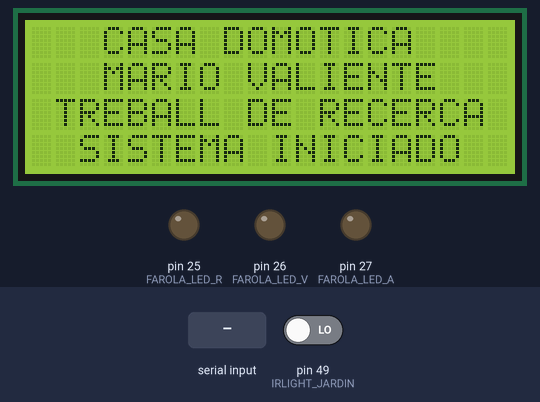
This sketch was run on a simulated Arduino Mega 2560, built with avr-gcc and run on an emulated ATmega2560. Parts: 20×4 character LCD, output pins drawn as LEDs (lit = HIGH). Wiring (inferred from the names in the program): DS3231 clock at I2C address 0x68. The inputs (shaded band) are chosen by the test bench; at power-on: pin 49 (IRLIGHT_JARDIN) LOW. The local clock reads 2024-03-15 10:24:30 at power-on unless the sketch sets it; what the sketch prints to the serial monitor is not drawn.

Above: at 2.3 s.
2.4 s: "149" received over the second serial link
At 3.6 s:
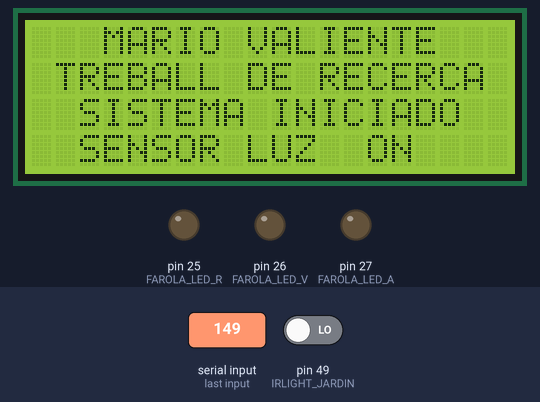
4.2 s: pin 49 (IRLIGHT_JARDIN) driven HIGH
At 5.2 s:
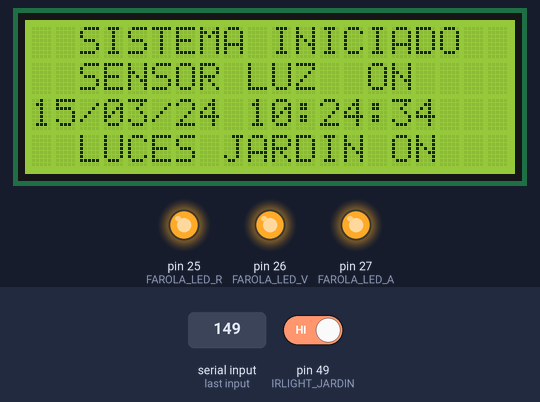
5.8 s: "049" received over the second serial link
At 7.3 s:
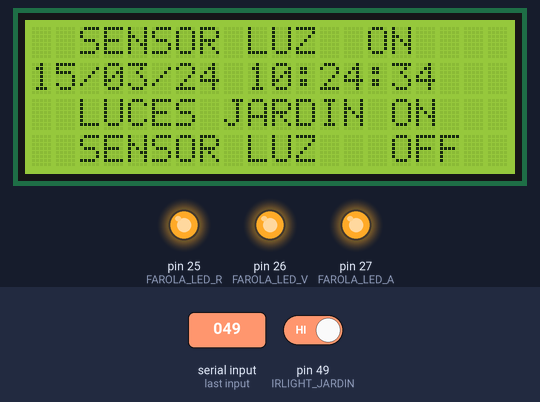
7.6 s: "149" received over the second serial link
At 8.8 s:
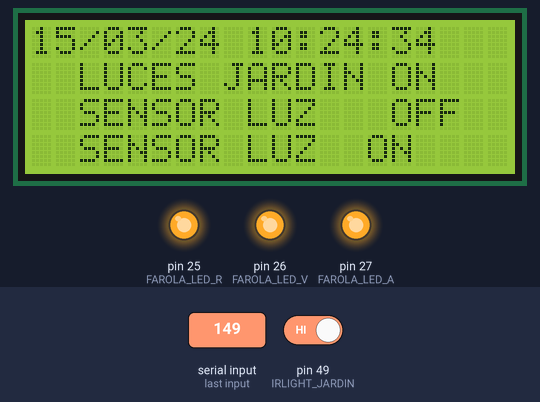
9.4 s: pin 49 (IRLIGHT_JARDIN) driven LOW
At 10.4 s:
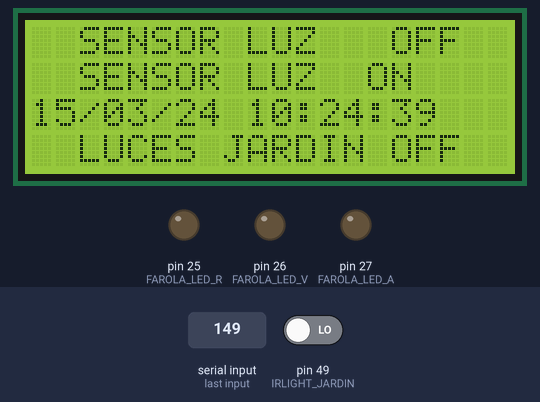
11.0 s: pin 49 (IRLIGHT_JARDIN) driven HIGH
At 11.6 s:
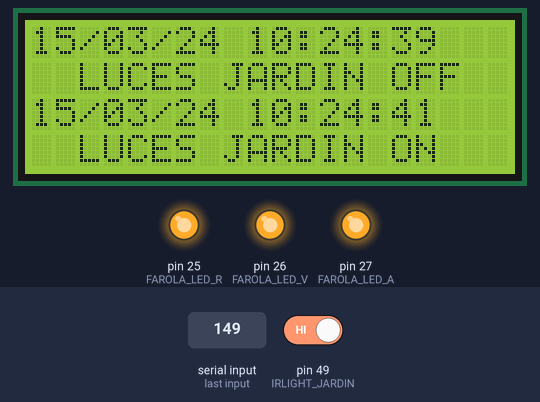
Timing chart, 0 to 13.6 s (numbered marks = the images above; inputs shaded):
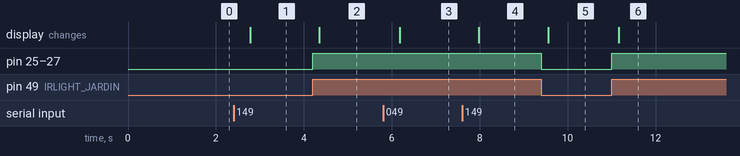

Measured:
- after the input at 2.4 s, the display: changes after 0.38 s (image 1)
- after the input at 4.2 s, pin 25 (FAROLA_LED_R), pin 26 (FAROLA_LED_V), pin 27 (FAROLA_LED_A): LOW → HIGH at once; the display: changes after 0.16 s (image 2)
- after the input at 5.8 s, the display: changes after 0.38 s (image 3)
- after the input at 7.6 s, the display: changes after 0.38 s (image 4)
- after the input at 9.4 s, pin 25 (FAROLA_LED_R), pin 26 (FAROLA_LED_V), pin 27 (FAROLA_LED_A): HIGH → LOW at once; the display: changes after 0.16 s (image 5)
- after the input at 11.0 s, pin 25 (FAROLA_LED_R), pin 26 (FAROLA_LED_V), pin 27 (FAROLA_LED_A): LOW → HIGH at once; the display: changes after 0.16 s (image 6)

The sketch:

PRUEBA_IRLIGHT_LCD_BT.ino
```cpp
// Inicio Real Time Clock
//=======================

#include <Wire.h>   // Se inicia programa de comunicaciones por bus serie SDA/SCL
#define DS3231_I2C_ADDRESS 0x68  // Se define la direccion de memoria del reloj RTC para acceder
#include <LiquidCrystal_I2C.h>   // Se arranca libreria LCD
LiquidCrystal_I2C lcd(0x27,20,4);  // Se define la direccion del LCD y tamaño 0x27 y 20 columnas 4 filas


String HORA_ACTUAL ="";      // variable texto para almacenar la hora


const byte IRLIGHT_JARDIN = 49;
const byte FAROLA_LED_R = 25;
const byte FAROLA_LED_V = 26;
const byte FAROLA_LED_A = 27;

boolean SENSOR_IRLIGHT_JARDIN = false;
boolean SENSOR_IRLIGHT_JARDIN_ANTES = false;
boolean Config_IRLIGHT_JARDIN = false;

String Linea0 = "   CASA DOMOTICA    ";  //  pantalla LCD inicial
String Linea1 = "   MARIO VALIENTE   ";
String Linea2 = " TREBALL DE RECERCA ";
String Linea3 = "  SISTEMA INICIADO  ";
String Linea4 = "";

String IRLIGHT_ON = "LUCES JARDIN ENCENDIDAS";
String IRLIGHT_OFF = "LUCES JARDIN APAGADAS";


String comando_enviado_bt =""; //comando que enviaremos al bluetooth para que salga en la pantalla del mobil
String comando_bt ="";  // comando recivido desde el bluetooth


// UTIL RELOJ Conversion de decimal a hexadecimal
//=======================================================
byte decToBcd (byte val)
{   return( (val/10*16) + (val%10) ); }

// UTIL RELOJ Conversion de hexadecimal a decimal
//=======================================================
byte bcdToDec(byte val)
{   return( (val/16*10) + (val%16) ); }

// UTIL RELOJ Poner en hora el reloj , ejemplo setDS3231time(59, 14, 12, 1, 23, 8, 15);
void setDS3231time(byte second, byte minute, byte hour, byte dayOfWeek, byte dayOfMonth, byte month, byte year)
//==============================================================================================================
{
  Wire.beginTransmission(DS3231_I2C_ADDRESS);
  Wire.write(0); // set next input to start at the seconds register
  Wire.write(decToBcd(second)); // set seconds
  Wire.write(decToBcd(minute)); // set minutes
  Wire.write(decToBcd(hour)); // set hours
  Wire.write(decToBcd(dayOfWeek)); // set day of week (1=Sunday, 7=Saturday)
  Wire.write(decToBcd(dayOfMonth)); // set date (1 to 31)
  Wire.write(decToBcd(month)); // set month
  Wire.write(decToBcd(year)); // set year (0 to 99)
  Wire.endTransmission();
}

// UTIL RELOJ Pedir hora a reloj , ejemplo HORA_ACTUAL = readDS3231time(); equivale a "23/08/15 12:14:59"
//=======================================================================================================
String readDS3231time()
{
 byte  *second ;
 byte  *minute ;
 byte  *hour ;
 byte  *dayOfWeek ;
 byte  *dayOfMonth ;
 byte  *month ;
 byte  *year ;

  Wire.beginTransmission(DS3231_I2C_ADDRESS);
  Wire.write(0); // set DS3231 register pointer to 00h
  Wire.endTransmission();
  Wire.requestFrom(DS3231_I2C_ADDRESS, 7);
  // request seven bytes of data from DS3231 starting from register 00h
*second = bcdToDec(Wire.read() & 0x7f);
*minute = bcdToDec(Wire.read());
*hour = bcdToDec(Wire.read() & 0x3f);
*dayOfWeek = bcdToDec(Wire.read());
*dayOfMonth = bcdToDec(Wire.read());
*month = bcdToDec(Wire.read());
*year = bcdToDec(Wire.read());

String fechayhora = "";
if (*dayOfMonth<10) { fechayhora = fechayhora + "0" ; }
fechayhora = fechayhora + String(*dayOfMonth) + "/" ;
if (*month<10) { fechayhora = fechayhora + "0" ; }
fechayhora = fechayhora + String(*month) + "/" ;
if (*year<10) { fechayhora = fechayhora + "0" ; }
fechayhora = fechayhora + String(*year) ;

fechayhora = fechayhora + " ";

if (*hour<10) { fechayhora = fechayhora + "0" ; }
fechayhora = fechayhora + String(*hour) + ":" ;
if (*minute<10) { fechayhora = fechayhora + "0" ; }
fechayhora = fechayhora + String(*minute) + ":" ;
if (*second<10) { fechayhora = fechayhora + "0" ; }
fechayhora = fechayhora + String(*second) ;

return fechayhora;
}


//============== INICIALIZACION DEL ARDUINO ============================
void setup()
{
  Wire.begin();
  Serial.begin(9600);
  Serial1.begin(9600);

  comando_bt ="";  //ponemos en blanco lo recivido
      // Si se desea inicializar la hora
      // DS3231 seconds, minutes, hours, day, date, month, year
      // setDS3231time(05,01,15,3,18,8,15);
  lcd.init();
  lcd.backlight();
  lcd.clear ();

  pinMode (IRLIGHT_JARDIN, INPUT ); //SENSOR LUZ
  pinMode (FAROLA_LED_R, OUTPUT ); //FAROLA
  pinMode (FAROLA_LED_V, OUTPUT );
  pinMode (FAROLA_LED_A, OUTPUT );

  lcd.setCursor (0,0);
  lcd.print (Linea0);
  lcd.setCursor (0,1);
  lcd.print (Linea1);   //imprimiendo la pantalla LCD inicial
  lcd.setCursor (0,2);
  lcd.print (Linea2);
  lcd.setCursor (0,3);
  lcd.print (Linea3);

  delay (1000); // dejar un tiempo de espera antes de ejecutar LOOP
}


//============== INICIALIZACION DEL PROGRAMA "LOOP" ============================
void loop()
{
 while (Serial1.available()>0) {
 delay(100);
 char comando_bt_recivido = Serial1.read();
 comando_bt = comando_bt + comando_bt_recivido;
 }

    if (comando_bt != "") {
         Serial.print ("COMANDO RECIBIDO: ");
         Serial.println (comando_bt);
        }
    if (comando_bt == "149") {
      Config_IRLIGHT_JARDIN = true;
        Serial.println ("SENSOR DE LUZ ACTIVADO");
     Linea4 = "  SENSOR LUZ  ON   ";
     scroll_lcd ();
    }
      if (comando_bt == "049") {
      Config_IRLIGHT_JARDIN = false;
      Serial.println ("SENSOR DE LUZ DESACTIVADO");
         Linea4 = "  SENSOR LUZ   OFF  ";
        scroll_lcd();
    }


    if (Config_IRLIGHT_JARDIN) {


    SENSOR_IRLIGHT_JARDIN = digitalRead (IRLIGHT_JARDIN);  //LEEMOS EL SENSOR SI HAY MOVIMIENTO O NO

         if (SENSOR_IRLIGHT_JARDIN != SENSOR_IRLIGHT_JARDIN_ANTES){    // comparamos si la variable actual es igual que la anterior
         HORA_ACTUAL = readDS3231time(); // HORA_ACTUAL ="DD/MM/AA HH:MM:SS" texto de 17 caracteres
         HORA_ACTUAL = HORA_ACTUAL + "   ";

           if  (SENSOR_IRLIGHT_JARDIN) {

           digitalWrite (FAROLA_LED_R, HIGH);
           digitalWrite (FAROLA_LED_V, HIGH);
           digitalWrite (FAROLA_LED_A, HIGH);

           Serial.print ( HORA_ACTUAL );
           Serial.println ("LUCES DEL JARDIN ENCENDIDAS");

           comando_enviado_bt = HORA_ACTUAL + IRLIGHT_ON;  //enviar al bluetooth un emergente
           Serial1.println (comando_enviado_bt);

           Linea4 = (HORA_ACTUAL);    //imprimir en el LCD
           scroll_lcd ();
           Linea4 = "  LUCES JARDIN ON   ";

           }
             else {
            digitalWrite (FAROLA_LED_R, LOW);
            digitalWrite (FAROLA_LED_V, LOW);
            digitalWrite (FAROLA_LED_A, LOW);

            Serial.print ( HORA_ACTUAL );
            Serial.println ("LUCES DEL JARDIN APAGADAS");

            comando_enviado_bt = HORA_ACTUAL + IRLIGHT_OFF;  //enviar al bluetooth un emergente
           Serial1.println (comando_enviado_bt);

            Linea4 = (HORA_ACTUAL);   //imprimir en el LCD
            scroll_lcd ();
            Linea4 = "  LUCES JARDIN OFF  ";
            }
             scroll_lcd ();
            SENSOR_IRLIGHT_JARDIN_ANTES = SENSOR_IRLIGHT_JARDIN;  // cambiamos el valor de la variable del sensor para que la lectura actual al siguiente loop sea la anterior
          }
  }

comando_bt= ""; //borramos comando recivido para poder enviar otro
}
//============================================

void scroll_lcd () {   // scroll del lcd

lcd.setCursor (0,0);
Linea0 = Linea1;    // funcion que permite que las letras dela pantalla van subiendo hacia arriba
lcd.print (Linea0);

lcd.setCursor (0,1);
Linea1 = Linea2;
lcd.print (Linea1);

lcd.setCursor (0,2);
Linea2 = Linea3;
lcd.print (Linea2);

lcd.setCursor (0,3);
Linea3 = Linea4;
lcd.print (Linea3);

}
```
